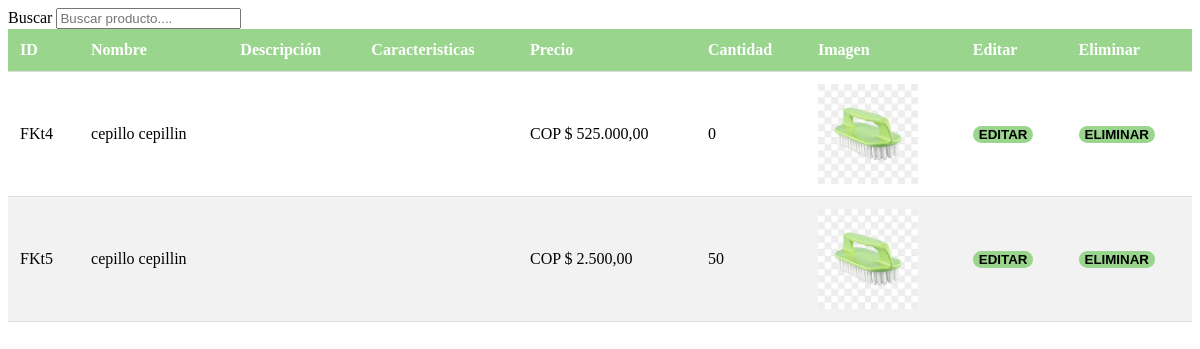
The app's page /view/adm/seccion-ac-pro.php, older data.
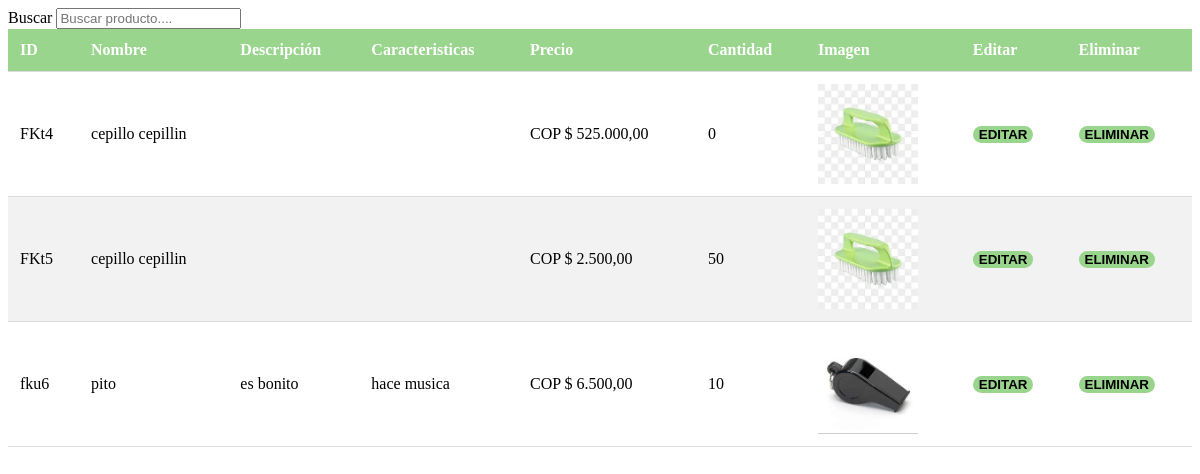
The same page, newer data.
### tables this page shows
CREATE TABLE `tb_productos` (
  `id_producto` varchar(10) NOT NULL,
  `producto_nombre` varchar(80) DEFAULT NULL,
  `descripcion_producto` varchar(160) DEFAULT NULL,
  `caracteristicas_producto` varchar(500) DEFAULT NULL,
  `cantidades` int(11) DEFAULT NULL,
  `id_ofertas` int(11) DEFAULT NULL,
  `img` varchar(200) DEFAULT NULL,
  `precio` varchar(200) DEFAULT NULL,
  `color` varchar(150) NOT NULL,
  PRIMARY KEY (`id_producto`)
);

### metodos/modelo.php (called while the page is built, shortened)
<?php
class Model {
    public static function sqlMostrarProductos($search = null){
        include("bd-conect/inclucion-bd.php");
        $sql = "select * from tb_productos ";
        return $resulatdo = $conexion->query($sql);
    }
}

### cajon/bootstrap/bootstrap.php (called while the page is built, shortened)
<?php
class id{
    public static function encriptar($dato) {
        return base64_encode($dato);
    }
}

### metodos/clas-view.php (the view, shortened to what this page needs)
<?php
class Vista{
    public static function buscarProducto($text = null){
        include_once("modelo.php");
        include_once("../../cajon/bootstrap/bootstrap.php");
        $salida = "<div class='table-responsive'>";
        $salida .= "<table class='table table-striped table-hover'>";
        $salida .= "<thead class='thead-dark'><tr>";
        $salida .= "<th scope='col'>ID</th>";
        $salida .= "<th scope='col'>Nombre</th>";
        $salida .= "<th scope='col'>Descripción</th>";
        $salida .= "<th scope='col'>Caracteristicas</th>";
        $salida .= "<th scope='col'>Precio</th>";
        $salida .= "<th scope='col'>Cantidad</th>";
        $salida .= "<th scope='col'>Imagen</th>";
        $salida .= "<th scope='col'>Editar</th>";
        $salida .= "<th scope='col'>Eliminar</th>";
        $salida .= "</tr></thead><tbody>";
        $consulta = Model::sqlMostrarProductos($text);
        while($fila = $consulta->fetch_array()){
            $id = id::encriptar($fila[0]);
            $salida .= "<tr>";
            $salida .= "<td>{$fila[0]}</td>";
            $salida .= "<td>{$fila[1]}</td>";
            $salida .= "<td>{$fila[2]}</td>";
            $salida .= "<td>{$fila[3]}</td>";
            $salida .= "<td>COP $ {$fila[7]}</td>";
            $salida .= "<td>{$fila[4]}</td>";
            $salida .= "<td><img src='{$fila[6]}' alt='Imagen del producto' class='img-fluid img-thumbnail' style='max-width: 100px; height: auto;'></td>";
            $salida .= "<td><a href='admin.php?seccion=edit&data=$id'><button type='button'>Editar</button></a></td>";
            $salida .= "<td><button type='button' onclick='decision(\"{$fila[0]}\")'>Eliminar</button></td>";
            $salida .= "</tr>";
        }
        $salida .= "</tbody></table>";
        $salida .= "</div>";
        return $salida;
    }
}

### view/adm/seccion-ac-pro.php
<label for="">Buscar</label>
<input type="text" placeholder="Buscar producto...." name="search" oninput="busquedaAdm(event)">
<link rel="stylesheet" href="../../css/stylo4.css">
<div class="search" id="search">
     <?php
        include_once("../../metodos/clas-view.php");
        echo Vista::buscarProducto();
    ?>
</div>

### css/stylo4.css (style rules this page uses)
.table { width: 100%; border-collapse: collapse; margin-bottom: 20px; }
.table thead { background-color: #9AD58E; color: #ffffff; }
.table th, .table td { padding: 12px; text-align: left; border-bottom: 1px solid #ddd; }
.table tr:nth-child(even) { background-color: #f2f2f2; }
button { display: inline-block; font-weight: bold; text-transform: uppercase; background-color:#9AD58E; border: none; border-radius: 50px; cursor: pointer; outline: none; }

Row changes from the older to the newer data that the page shows:
added tb_productos: id_producto "fku6", producto_nombre "pito", descripcion_producto "es bonito", caracteristicas_producto "hace musica", precio "6.500,00", cantidades "10", img (picture)
